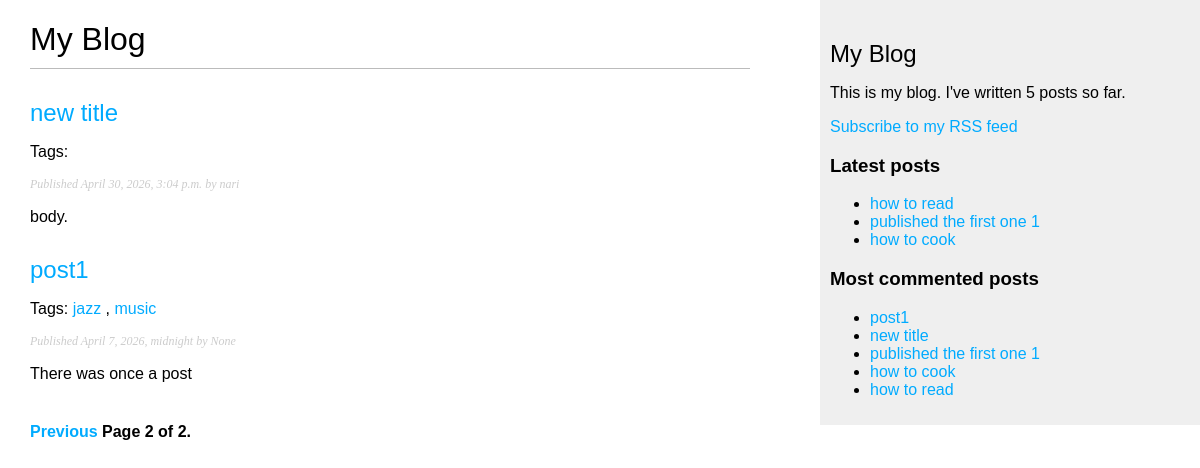
The page /blog/?page=2 on the database as committed earlier.
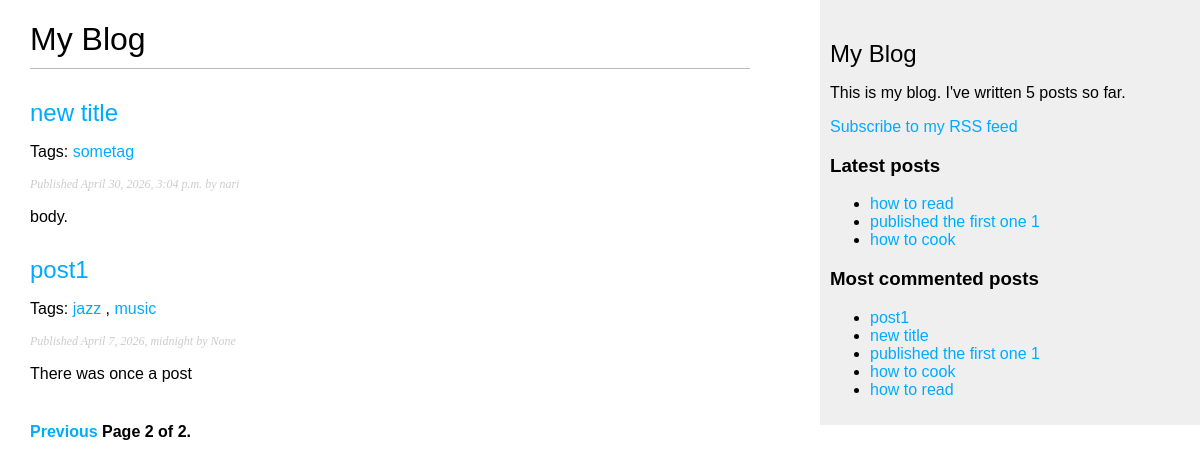
The same page on the database as committed later.
### blog/models.py (models this page shows, shortened)
class Post(models.Model):
    objects = models.Manager()
    published = PublishedManager()
    tags = TaggableManager()
    class Status(models.TextChoices):
        DRAFT = ('DF', 'Draft')
        PUBLISHED = ('PB', 'Published')
    title = models.CharField(max_length=250)
    slug = models.SlugField(max_length=250, unique_for_date='publish')
    body = models.TextField()
    publish = models.DateTimeField(default=timezone.now)
    created = models.DateTimeField(auto_now_add=True)
    updated = models.DateTimeField(auto_now=True)
    status = models.CharField(
        max_length=2,
        choices=Status,
        default=Status.DRAFT)
    author = models.ForeignKey(settings.AUTH_USER_MODEL,
                               on_delete=models.CASCADE,
                               null=True, blank=True,
                               related_name= 'blog_posts')
    class Meta:
        ordering = ['-publish']
        indexes = [
            models.Index(fields=['-publish'])]
    def get_absolute_url(self):
        return reverse(
            'blog:post_detail',
            args=[
                self.publish.year,
                self.publish.month,
                self.publish.day,
                self.slug
            ]
        )

### blog/views.py (the view)
# urls.py: path('', views.post_list, name='post_list'),
def post_list(request, tag_slug=None):
    all_posts = Post.published.all()
    tag = None
    if tag_slug:
        tag = get_object_or_404(Tag, slug=tag_slug)
        all_posts = all_posts.filter(tags__in=[tag])
    paginator = Paginator(all_posts, 3)
    page_number = request.GET.get('page', 1)
    try:
        posts = paginator.page(page_number)
    except PageNotAnInteger:
        posts = paginator.page(1)
    except EmptyPage:
        posts = paginator.page(paginator.num_pages)
    return render(
        request,
        'blog/post/list.html',
        {'posts': posts, 'tag': tag}
    )

### blog/models.py (called while the page is built)
    def get_queryset(self):
        return super().get_queryset().filter(status=Post.Status.PUBLISHED)

### blog/templatetags/blog_tags.py (called while the page is built)
@register.simple_tag
def total_posts():
    return Post.published.count()

@register.inclusion_tag('blog/post/latest_posts.html')
def show_latest_posts(count=5):
    latest_posts = Post.published.order_by('-publish')[:count]
    return {'latest_posts': latest_posts}

@register.simple_tag
def get_most_commented_posts(count=5):
    return Post.published.annotate(
        total_comments = Count('comments')
    ).order_by('-total_comments')[:count]

### blog/templates/blog/post/list.html (shortened to what this page needs)
{% extends 'blog/base.html' %}
{% block content %}
    <h1>My Blog</h1>
    {% for post in posts %}
        <h2>
            <a href="{{ post.get_absolute_url }}">
                {{ post.title }}
            </a>
        </h2>
        <p class="tags">
            Tags:
            {% for tag in post.tags.all %}
                <a href="{% url 'blog:post_list_by_tag' tag.slug %}">
                    {{ tag.name }}
                </a>
                {% if not forloop.last %}, {% endif %}
            {% endfor %}
        </p>
        <p class="date">
            Published {{ post.publish }} by {{ post.author }}
        </p>
        {{ post.body|truncatewords:30|linebreaks }}
    {% endfor %}
    {% include "pagination.html" with page=posts %}
{% endblock %}

### blog/templates/blog/base.html (shortened to what this page needs)
{% load blog_tags %}
{% load static %}
<!DOCTYPE html>
<html>
    <head>
        <link href="{% static "css/blog.css" %}" rel="stylesheet" />
    </head>
    <body>
        <div id="content">
            {% block content %}
            {% endblock %}
        </div>
        <div id="sidebar">
            <h2>My Blog</h2>
            <p>
                This is my blog.
                I've written {% total_posts %} posts so far.
            </p>
            <p>
                <a href="{% url 'blog:post_feed' %}">Subscribe to my RSS feed</a>
            </p>
            <h3>Latest posts</h3>
            {% show_latest_posts 3 %}
            <h3>Most commented posts</h3>
            {% get_most_commented_posts as most_commented_posts %}
            <ul>
                {% for post in most_commented_posts %}
                    <li>
                        <a href="{{ post.get_absolute_url }}">{{ post.title }}</a>
                    </li>
                {% endfor %}
            </ul>
        </div>
    </body>
</html>

### blog/templates/blog/post/latest_posts.html
<ul>
    {% for post in latest_posts %}
        <li>
            <a href="{{ post.get_absolute_url }}">{{ post.title }}</a>
        </li>
    {% endfor %}
</ul>

Rows that differ between the two databases and show on the page:
added Tag: name "sometag", shown under Post "new title"
